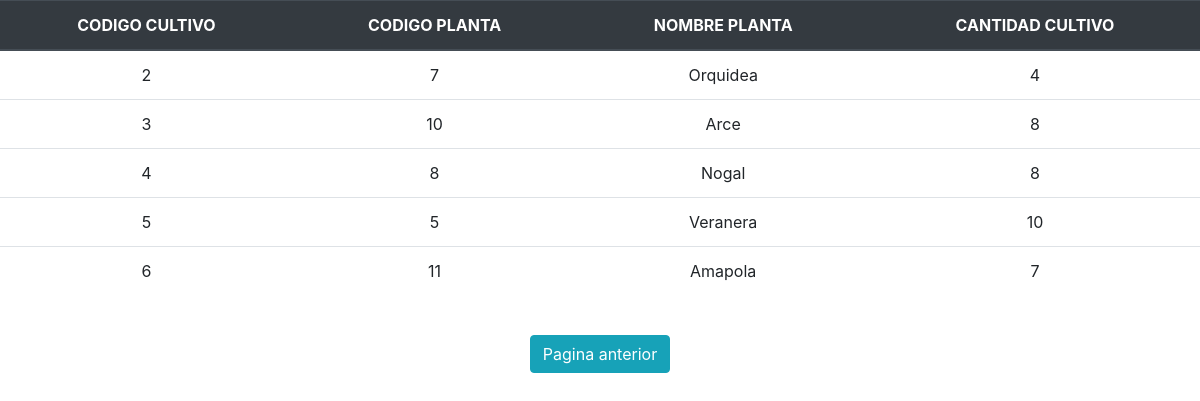
/Consulta/plantas_cultivo.php, run on the app's committed database.
### tables this page shows
CREATE TABLE IF NOT EXISTS `cultivo` (
  `codigo_cultivo` int(11) NOT NULL AUTO_INCREMENT,
  `codigo_empleado` int(11) NOT NULL,
  `codigo_planta` int(11) NOT NULL,
  `cantidad_cultivo` int(11) NOT NULL DEFAULT '0',
  `humedad_cultivo` int(11) NOT NULL DEFAULT '0',
  `edad_cultivo` int(11) NOT NULL DEFAULT '0',
  `dias_abono` int(11) NOT NULL DEFAULT '0',
  `crecimiento` int(11) NOT NULL DEFAULT '0',
  `muerte` int(11) NOT NULL DEFAULT '0',
  `termino` int(11) NOT NULL DEFAULT '0',
  PRIMARY KEY (`codigo_cultivo`)
);

CREATE TABLE IF NOT EXISTS `planta` (
  `codigo_planta` int(11) NOT NULL AUTO_INCREMENT,
  `nombre` varchar(25) NOT NULL,
  `genero` varchar(25) NOT NULL,
  `familia` varchar(25) NOT NULL,
  `tipo_planta` varchar(25) NOT NULL,
  `cantidad_semilla` int(11) NOT NULL DEFAULT '0',
  `cantidad_flor` int(11) NOT NULL DEFAULT '0',
  `precio_venta` int(11) NOT NULL DEFAULT '0',
  `eliminar` int(11) NOT NULL DEFAULT '0',
  PRIMARY KEY (`codigo_planta`)
);

### Consulta/plantas_cultivo.php (the view, shortened to what this page needs)
<!DOCTYPE html>
<html>
<head>
                <link rel="stylesheet" href="../css/bootstrap.min.css">
</head>
<body>
    <div>
                    <table align="center" class="table">
                        <thead class="thead-dark">
                            <tr>
                                <th class="thead-dark" scope="col"><center>CODIGO CULTIVO</center></th>
                                <th class="thead-dark" scope="col"><center>CODIGO PLANTA</center></th>
                                <th class="thead-dark" scope="col"><center>NOMBRE PLANTA</center></th>
                                <th class="thead-dark" scope="col"><center>CANTIDAD CULTIVO</center></th>
                            </tr>
                            </thead>
			<?php
				require('../conexion.php');
				$sql="SELECT codigo_cultivo, cultivo.codigo_planta, nombre, cantidad_cultivo FROM cultivo INNER JOIN planta ON cultivo.codigo_planta = planta.codigo_planta WHERE (muerte = 0 AND termino = 0)";
				$resultado= mysqli_query($link,$sql);
				while($extraido=mysqli_fetch_array($resultado))
				{
					echo "<tr align='center'><td>".$extraido['codigo_cultivo']."</td>";
					echo "<td>".$extraido['codigo_planta']."</td>";
					echo "<td>".$extraido['nombre']."</td>";
					echo "<td>".$extraido['cantidad_cultivo']."</td></tr>";
				}
			?>
                </table>
                <center> <table align="center">
                <BR>
                <tr>
                    <p><button class="btn btn-info" onclick=location.href='../index.php'>Pagina anterior</button></p>
                </tr>
                </table>
                </center>
                </div>
</body>
</html>

### data on the page
cultivo: codigo_cultivo "2", codigo_planta "7", planta.nombre "Orquidea", cantidad_cultivo "4"
cultivo: codigo_cultivo "3", codigo_planta "10", planta.nombre "Arce", cantidad_cultivo "8"
cultivo: codigo_cultivo "4", codigo_planta "8", planta.nombre "Nogal", cantidad_cultivo "8"
cultivo: codigo_cultivo "5", codigo_planta "5", planta.nombre "Veranera", cantidad_cultivo "10"
cultivo: codigo_cultivo "6", codigo_planta "11", planta.nombre "Amapola", cantidad_cultivo "7"
